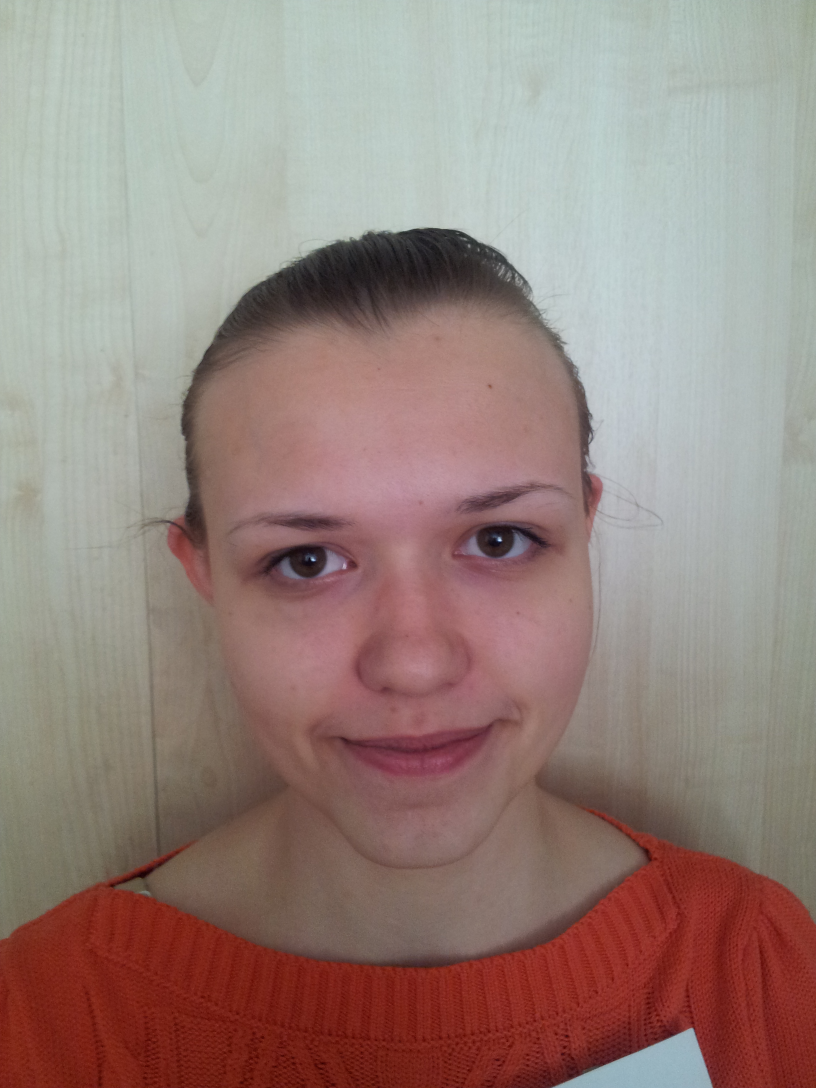
//> input picture video_processor/dataset/Cuclina/20150824_135233.jpg, 2448 x 3264 px, given in place of video001.mp4, which was not available (shown at 1/3 size)
$ ./videoCrop   (built with g++ and OpenCV 4)
//> lines starting //> are read from the running program, lines starting //| are printed output that depends on the picture; pictures that were not available may be replaced by others from this repository, and a replacement may not be noted
#include "opencv2/objdetect/objdetect.hpp"
#include "opencv2/highgui/highgui.hpp"
#include "opencv2/imgproc/imgproc.hpp"

#include <iostream>
#include <sstream>
#include <stdio.h>

using namespace std;
using namespace cv;

#define WINDOWS
#include <windows.h>

/** Function Headers */
void detectAndDisplay( Mat frame, const char* outputDir, const char* filePrefix);

/** Global variables */
String face_cascade_name = "haarcascade_frontalface_default.xml";

CascadeClassifier face_cascade;
string window_name = "Capture - Face detection";


/* Returns a list of files in a directory (except the ones that begin with a dot) */

// [66 lines left out: functions GetFilesInDirectory, split, split, not called in this run]

/** @function main */
int main( int argc, const char** argv )
{
    bool useCamera = true;
    bool useFiles = false;
    bool useVideo = false;
    String directory;
    if(argc > 1){
        useCamera = false;
        useFiles = false;
        useVideo = true;
        directory = argv[1];
    }
    VideoCapture cap;
    Mat frame;
    if(useCamera){
        cap.open("video001.mp4");
        if(!cap.isOpened()){
            cerr<<"Failed to open camera"<<endl;
            return -1;
        }
        while(frame.empty()){
            cap>>frame;
//> frame is the input picture: 3264 rows x 2448 cols, CV_8UC3; mean B, G, R 125.4, 131.8, 151.9
        }
    }
    //-- 1. Load the cascades
    if( !face_cascade.load( face_cascade_name ) ){
        cerr<<"Error loading cascade"<<endl;
        return -1;
    }

    vector<string> files;
    if(useFiles){
        GetFilesInDirectory(files, directory);
    }
    if(useVideo){
        GetFilesInDirectory(files, directory);
    }
    while( true )
    {
        if(useCamera){
            cap>>frame;
            if( !frame.empty() ){
                detectAndDisplay( frame, "camera", "camera");
            }
            else{
                cout<<" --(!) No captured frame -- Break!"<<endl;
                break;
            }
        }
        if(useVideo){
            if(files.empty()){
                cout<<"finished"<<endl;
                return 0;
            }
            string name = files.back();
            files.pop_back();
            vector<string> splitName;
            splitName = split(name,'/');
            cout<<"##"<<name<<"##"<<endl;
            cap.open(name);
            if(!cap.isOpened()){
                cerr<<"can not open video file "<<name<<endl;
                continue;
            }
            string prefix = splitName.back().substr(0,2);
            cout<<"converting "<<name<<endl;
            cap>>frame;
            cap>>frame;
            while(!frame.empty()){
                detectAndDisplay(frame,"photo",prefix.c_str());
                cap>>frame;
            }
        }
        if(useFiles){
            if(files.empty()){
                cout<<"finished"<<endl;
                return 0;
            }
            string name = files.back();
            cout<<"converting "<<name<<endl;
            frame = imread(name);
            transpose(frame,frame);
            flip(frame,frame,1);
            files.pop_back();
            vector<string> splitName;
            splitName = split(directory,'\\');

            splitName.back().pop_back();
            splitName.back().push_back(0);

            detectAndDisplay(frame, splitName.back().c_str(), splitName.back().c_str());
        }

        int c = waitKey(10);
        if( c == 27 ) {
            break;
        }
    }

    return 0;
}

/** @function detectAndDisplay */
void detectAndDisplay( Mat frame , const char* outputDir, const char* filePrefix){
//> called with outputDir = "camera", filePrefix = "camera"
    char cmd[200];
    sprintf(cmd,"mkdir %s", outputDir);
    system(cmd);
    static int counter = 0;
    counter++;
    std::vector<Rect> faces;
    Mat frame_gray;

    cvtColor( frame, frame_gray, CV_BGR2GRAY );
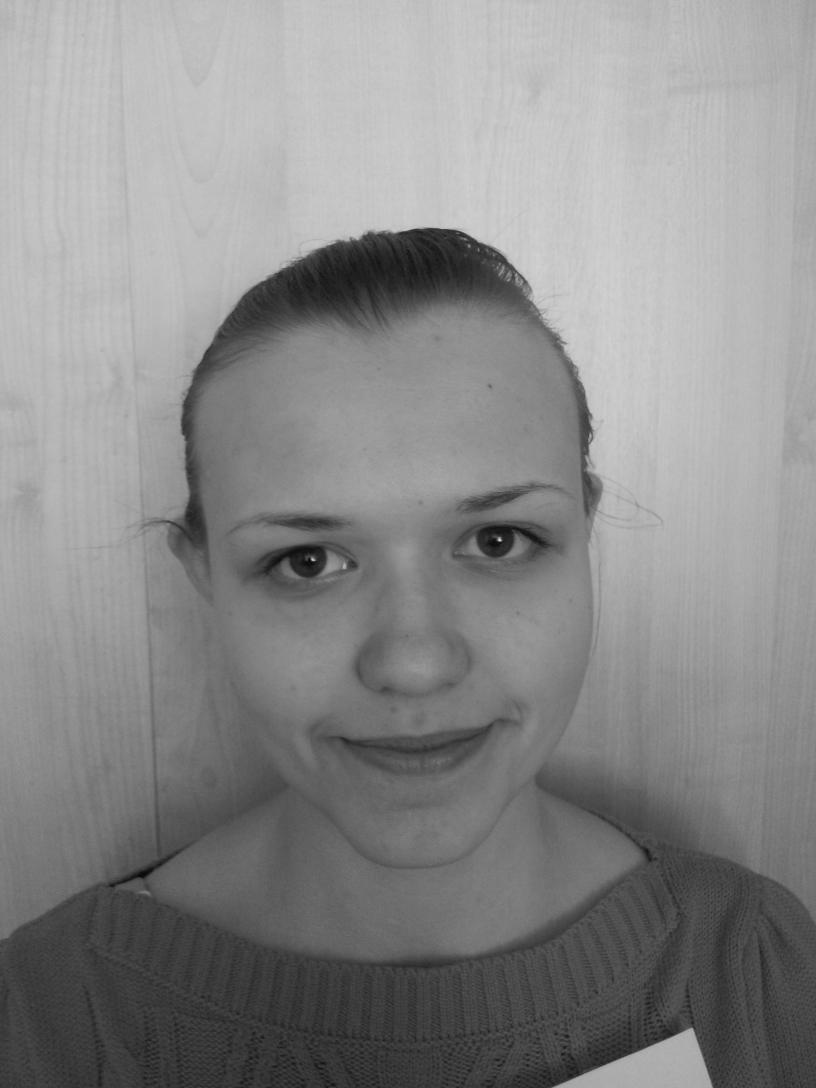
//> frame_gray: 3264 rows x 2448 cols, CV_8UC1 (shown at 1/3 size); min 3, max 225, mean 137.1
    equalizeHist( frame_gray, frame_gray );
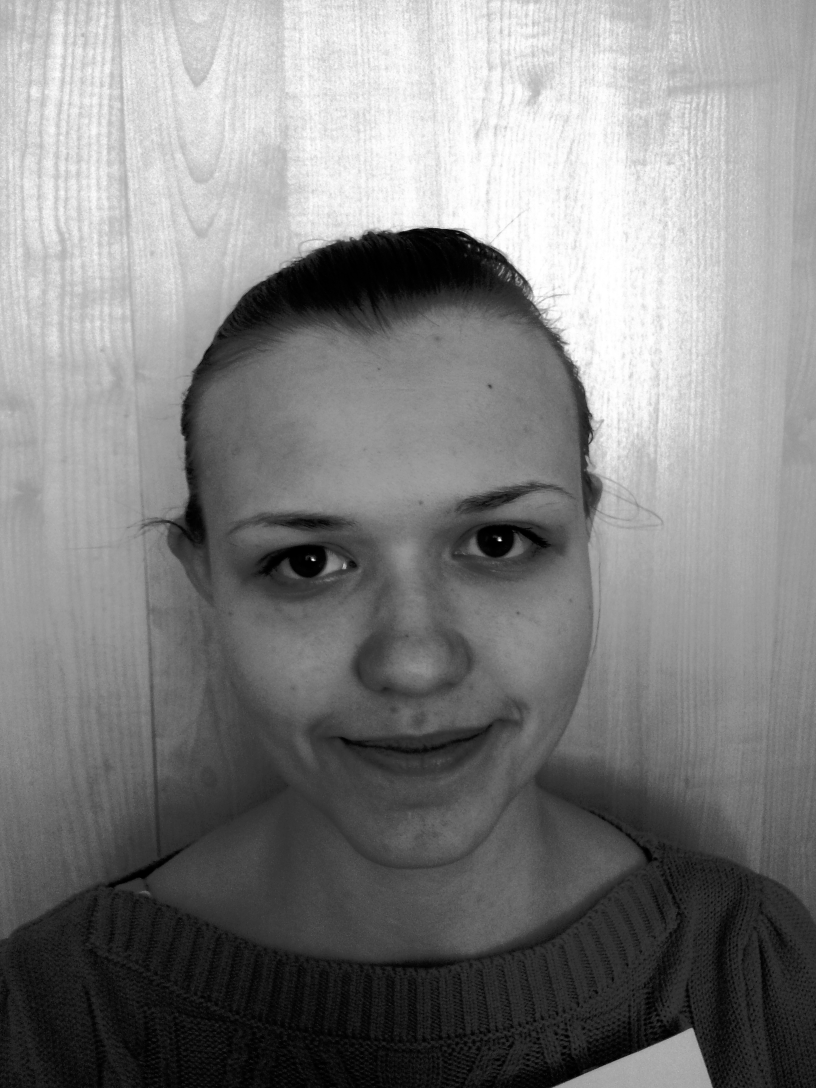
//> frame_gray: 3264 rows x 2448 cols, CV_8UC1 (shown at 1/3 size); min 0, max 255, mean 128.6

    //-- Detect faces
    face_cascade.detectMultiScale( frame_gray, faces, 1.01, 60, 0|CV_HAAR_SCALE_IMAGE, Size(100, 100) );
//> faces = 1 Rect (x, y, width, height): [472, 1116, 1480, 1480]
    if(faces.size() == 0){
        cout<<"-----------WARNING! Image lost."<<endl;
        counter--;
    }
    for( size_t i = 0; i < faces.size(); i++ )
    {
        cout<<faces[i].width<<" "<<faces[i].height<<endl;
        // rectangle(frame,faces[i],Scalar(255,255,0),2);
        Rect roi_rect = faces[i];
        roi_rect.y -=roi_rect.height * 0.3;
        roi_rect.height *= 1.4;
        roi_rect.x -= roi_rect.width*0.1;
        roi_rect.width *= 1.2;

        roi_rect = roi_rect & Rect(0,0,frame.cols,frame.rows);

        Mat finalImage;
        Size OptimalSize(64,64);
        resize(frame(roi_rect), finalImage, OptimalSize, 0, 0, INTER_AREA);
        char name[200];
        cout<<filePrefix<<endl;
        sprintf(name, "%s//%s_c%d_i%d_resized.png",outputDir,filePrefix, counter,i);
        imshow("output",finalImage);
        cout<<"Output: "<<name<<endl;
        imwrite(name,finalImage);

        Mat faceROI = frame_gray( faces[i] );
        std::vector<Rect> eyes;


    }
//> this loop made 1 pass
//> roi_rect on pass 1: Rect(324, 672, 1776, 2072)
//| 1480 1480
//| camera
//| Output: camera//camera_c1_i0_resized.png
//> pass 1, in detectAndDisplay, `resize(frame(roi_rect), finalImage, OptimalSize, 0, 0, INTER_AREA);`:
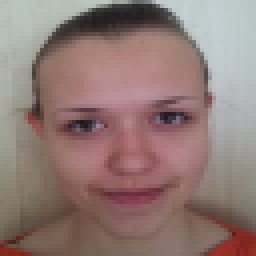
//> finalImage: 64 rows x 64 cols, CV_8UC3 (shown 4 times larger); mean B, G, R 117.9, 122.1, 145.2
//> pass 1, in detectAndDisplay, `Mat faceROI = frame_gray( faces[i] );`:
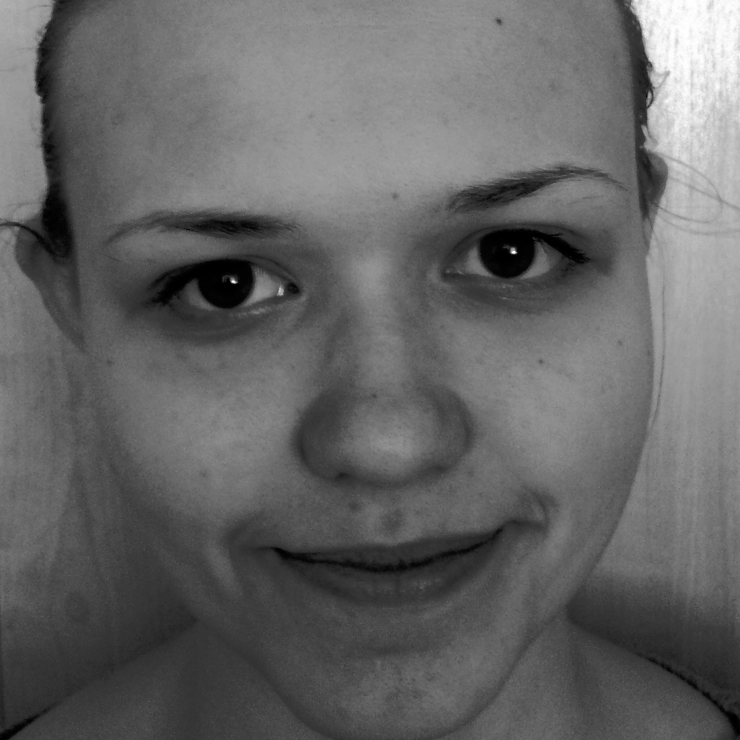
//> faceROI: 1480 rows x 1480 cols, CV_8UC1 (shown at 1/2 size); min 0, max 255, mean 100.6
//> the Esc key is pressed
    cout<<endl;
    //-- Show what you got
    //imshow( window_name, frame );
}
